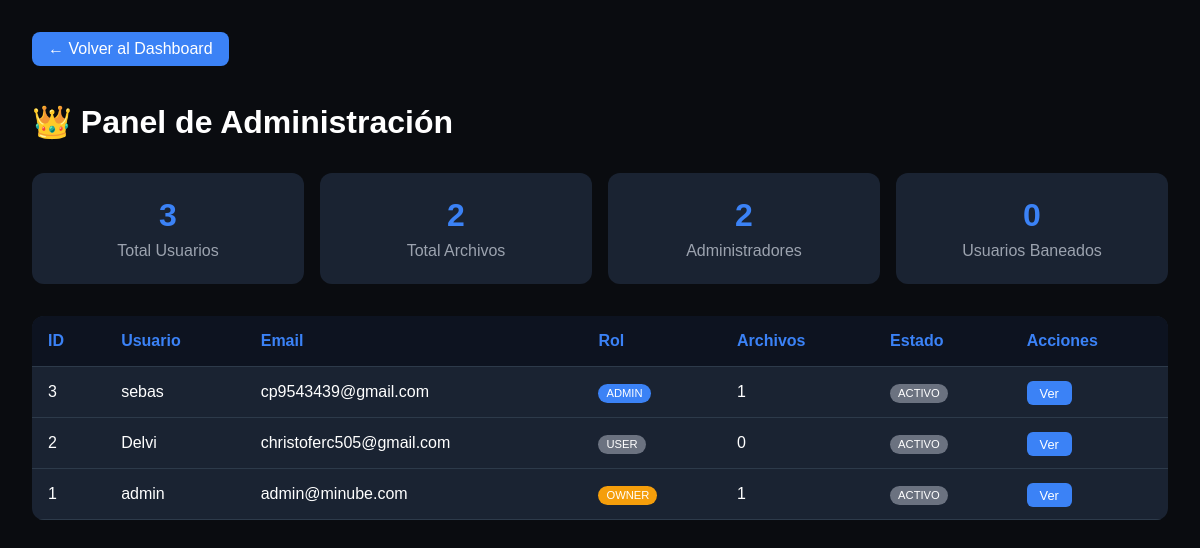
The page /admin (signed in) on the database its author committed.
### instance/app.py (models this page shows, shortened)
class User(UserMixin, db.Model):
    id = db.Column(db.Integer, primary_key=True)
    username = db.Column(db.String(80), unique=True, nullable=False)
    email = db.Column(db.String(120), unique=True, nullable=False)
    password = db.Column(db.String(200), nullable=False)
    role = db.Column(db.String(20), default='user')  # user, admin, owner
    is_banned = db.Column(db.Boolean, default=False)
    ban_reason = db.Column(db.String(200), nullable=True)
    ban_until = db.Column(db.DateTime, nullable=True)
    avatar = db.Column(db.String(200), default='default.png')
    created_at = db.Column(db.DateTime, default=datetime.utcnow)
    last_login = db.Column(db.DateTime, nullable=True)
    files = db.relationship('File', backref='owner', lazy=True)
    def is_admin(self):
        return self.role in ['admin', 'owner']
    def is_banned_active(self):
        if not self.is_banned:
            return False

### instance/app.py (the view)
@app.route('/admin')
@login_required
@admin_required
def admin_panel():
    if current_user.is_banned_active():
        logout_user()
        flash('Tu cuenta está suspendida', 'error')
        return redirect(url_for('login'))
    total_users = User.query.count()
    total_files = File.query.count()
    total_admins = User.query.filter(User.role.in_(['admin', 'owner'])).count()
    total_banned = User.query.filter_by(is_banned=True).count()
    users = User.query.order_by(User.created_at.desc()).all()
    logs = AdminLog.query.order_by(AdminLog.timestamp.desc()).limit(50).all()
    return render_template('admin_panel.html',
                         total_users=total_users,
                         total_files=total_files,
                         total_admins=total_admins,
                         total_banned=total_banned,
                         users=users,
                         logs=logs)

### instance/app.py (called while the page is built)
@login_manager.user_loader
def load_user(user_id):
    user = User.query.get(int(user_id))
    if user and user.is_banned_active():
        return None
    return user

def admin_required(f):
    from functools import wraps
    @wraps(f)
    def decorated(*args, **kwargs):
        if not current_user.is_authenticated or not current_user.is_admin():
            flash('Acceso denegado. Se requieren permisos de administrador.', 'error')
            return redirect(url_for('dashboard'))
        return f(*args, **kwargs)
    return decorated

### templates/admin_panel.html (shortened to what this page needs)
<!DOCTYPE html>
<html>
<head>
</head>
<body>
    <div class="container">
        <a href="{{ url_for('dashboard') }}" class="back-btn">← Volver al Dashboard</a>
        <h1>👑 Panel de Administración</h1>
        <div class="stats">
            <div class="stat-card">
                <div class="stat-number">{{ total_users }}</div>
                <div class="stat-label">Total Usuarios</div>
            </div>
            <div class="stat-card">
                <div class="stat-number">{{ total_files }}</div>
                <div class="stat-label">Total Archivos</div>
            </div>
            <div class="stat-card">
                <div class="stat-number">{{ total_admins }}</div>
                <div class="stat-label">Administradores</div>
            </div>
            <div class="stat-card">
                <div class="stat-number">{{ total_banned }}</div>
                <div class="stat-label">Usuarios Baneados</div>
            </div>
        </div>
        <div class="table-container">
            <table>
                <thead>
                    <tr>
                        <th>ID</th>
                        <th>Usuario</th>
                        <th>Email</th>
                        <th>Rol</th>
                        <th>Archivos</th>
                        <th>Estado</th>
                        <th>Acciones</th>
                    </tr>
                </thead>
                <tbody>
                    {% for user in users %}
                    <tr>
                        <td>{{ user.id }}</td>
                        <td>{{ user.username }}</td>
                        <td>{{ user.email }}</td>
                        <td>
                            <span class="badge badge-{{ user.role }}">
                                {{ user.role|upper }}
                            </span>
                        </td>
                        <td>{{ user.files|length }}</td>
                        <td>
                            {% if user.is_banned_active() %}
                                <span class="badge badge-banned">BANEADO</span>
                            {% else %}
                                <span class="badge badge-user">ACTIVO</span>
                            {% endif %}
                        </td>
                        <td>
                            <a href="{{ url_for('admin_user_detail', user_id=user.id) }}" class="btn btn-view">Ver</a>
                        </td>
                    </tr>
                    {% endfor %}
                </tbody>
            </table>
        </div>
    </div>
</body>
</html>

### templates/admin_panel.html (style rules this page uses)
body { font-family: Arial, sans-serif; background: #0a0c10; margin: 0; padding: 2rem; }
.container { max-width: 1400px; margin: 0 auto; }
h1 { color: white; margin-bottom: 2rem; }
.stats { display: grid; grid-template-columns: repeat(4, 1fr); gap: 1rem; margin-bottom: 2rem; }
.stat-card { background: #1a2332; padding: 1.5rem; border-radius: 12px; text-align: center; }
.stat-number { font-size: 2rem; font-weight: bold; color: #3b82f6; }
.stat-label { color: #9ca3af; margin-top: 0.5rem; }
.table-container { background: #1a2332; border-radius: 12px; overflow-x: auto; }
table { width: 100%; border-collapse: collapse; }
th, td { padding: 1rem; text-align: left; border-bottom: 1px solid #2d3a4a; color: white; }
th { background: #0d1320; color: #3b82f6; }
.btn { padding: 0.3rem 0.8rem; border-radius: 6px; text-decoration: none; font-size: 0.8rem; }
.btn-view { background: #3b82f6; color: white; }
.badge { padding: 0.2rem 0.5rem; border-radius: 20px; font-size: 0.7rem; }
.badge-admin { background: #3b82f6; }
.badge-user { background: #6b7280; }
.badge-owner { background: #f59e0b; }
.back-btn { display: inline-block; margin-bottom: 1rem; padding: 0.5rem 1rem; background: #3b82f6; color: white; text-decoration: none; border-radius: 8px; }

### rows shown on the page
User: id "3", username "sebas", email "cp9543439@gmail.com", role "ADMIN", files|length "1", is_banned "ACTIVO"
User: id "2", username "Delvi", email "christoferc505@gmail.com", role "USER", files|length "0", is_banned "ACTIVO"
User: id "1", username "admin", email "admin@minube.com", role "OWNER", files|length "1", is_banned "ACTIVO"

### other values the page prints
{{ total_users }} "3"
{{ total_files }} "2"
{{ total_admins }} "2"
{{ total_banned }} "0"
